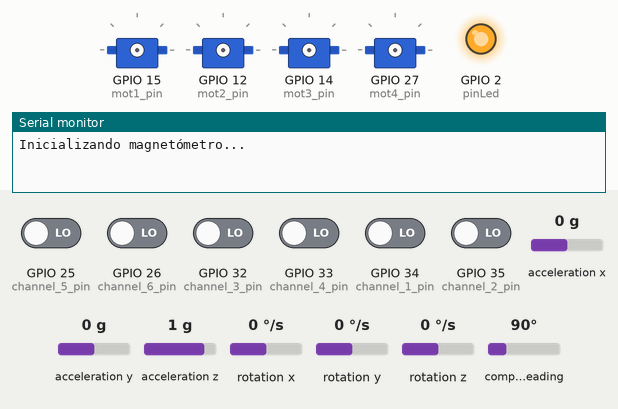
This program was run on a simulated ESP32. Parts: 4 × servo, output pins drawn as LEDs (lit = HIGH), the last lines printed to the serial monitor. Inputs (shaded band) come from the test bench; at power-on: GPIO 25 (channel_5_pin), GPIO 26 (channel_6_pin), GPIO 32 (channel_3_pin), GPIO 33 (channel_4_pin), GPIO 34 (channel_1_pin), GPIO 35 (channel_2_pin) LOW, acceleration x 0 g, acceleration y 0 g, acceleration z 1 g, rotation x 0 °/s, rotation y 0 °/s, rotation z 0 °/s, compass heading 90°.

Above: at 0.1 s.
At 15.6 s:
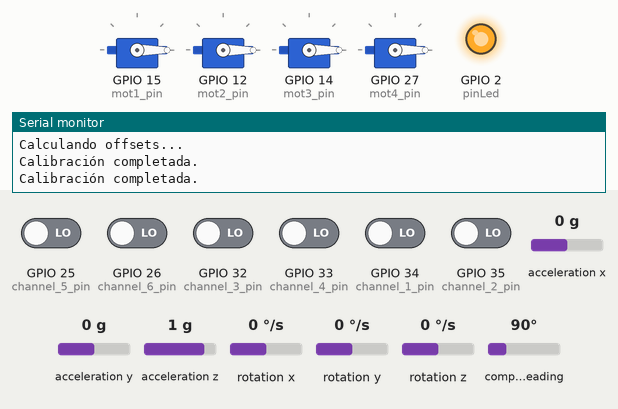
At 24.1 s:
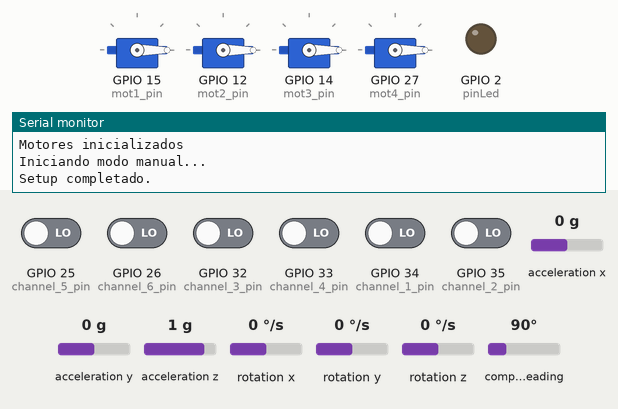
Timing chart, 0 to 25.6 s (numbered marks = the images above):
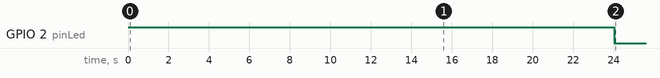

The program:

main.cpp
```cpp
#include <Arduino.h>
#include <Wire.h>
#include "I2Cdev.h"
#include "MPU6050.h"
#include "variables.h"
#include "mpu.h"
#include "piloto_mode.h"
#include "manual_mode.h"
#include "motores.h"
#include <ESP32Servo.h>
#include <VL53L0X.h>

void setup()
{
  Serial.begin(115200);
  pinMode(pinLed, OUTPUT);
  digitalWrite(pinLed, HIGH);
  setupMPU();
  channelInterrupHandler();
  setupMotores();
  setup_manual_mode();
  LoopTimer = micros();
  digitalWrite(pinLed, LOW);
}

void loop()
{
  static uint32_t last_time = 0;
  float dt = (micros() - last_time) / 1e6;
  if (dt < 0.002)
    return; // Esperar a 2ms (500Hz)
  gyro_signals();
  // 2. Ejecutar LQR
  loop_manual_mode(dt);

  last_time = micros();
}
```

manual_mode.cpp
```cpp
#include <Arduino.h>
#include <Wire.h>
#include <ESP32Servo.h>
#include "I2Cdev.h"
#include <VL53L0X.h>
#include "variables.h"
#include "mpu.h"
#include "manual_mode.h"
#include "motores.h"

// Límites de integral por eje (ajustados a las ganancias actuales)
#define MAX_INTEGRAL_ROLL_PITCH 100.0f // Para Ki=0.6: permite τ máximo de ~60
#define MAX_INTEGRAL_YAW 300.0f        // Para Ki=0.1: permite τ máximo de ~30

// === Matrices LQR ===
const float Ki_at[3][3] = {
    {0.6, 0, 0},
    {0, 0.6, 0},
    {0, 0, 0.1}};

const float Kc_at[3][6] = {
    {5.5, 0, 0, 3.6, 0, 0},
    {0, 5.5, 0, 0, 3.6, 0},
    {0, 0, 5.3, 0, 0, 1.6}};

void channelInterrupHandler()
{
    current_time = micros();
    if (digitalRead(channel_1_pin))
    {
        if (last_channel_1 == 0)
        {
            last_channel_1 = 1;
            timer_1 = current_time;
        }
    }
    else if (last_channel_1 == 1)
    {
        last_channel_1 = 0;
        ReceiverValue[0] = current_time - timer_1;
    }
    if (digitalRead(channel_2_pin))
    {
        if (last_channel_2 == 0)
        {
            last_channel_2 = 1;
            timer_2 = current_time;
        }
    }
    else if (last_channel_2 == 1)
    {
        last_channel_2 = 0;
        ReceiverValue[1] = current_time - timer_2;
    }
    if (digitalRead(channel_3_pin))
    {
        if (last_channel_3 == 0)
        {
            last_channel_3 = 1;
            timer_3 = current_time;
        }
    }
    else if (last_channel_3 == 1)
    {
        last_channel_3 = 0;
        ReceiverValue[2] = current_time - timer_3;
    }
    if (digitalRead(channel_4_pin))
    {
        if (last_channel_4 == 0)
        {
            last_channel_4 = 1;
            timer_4 = current_time;
        }
    }
    else if (last_channel_4 == 1)
    {
        last_channel_4 = 0;
        ReceiverValue[3] = current_time - timer_4;
    }
    if (digitalRead(channel_5_pin))
    {
        if (last_channel_5 == 0)
        {
            last_channel_5 = 1;
            timer_5 = current_time;
        }
    }
    else if (last_channel_5 == 1)
    {
        last_channel_5 = 0;
        ReceiverValue[4] = current_time - timer_5;
    }
    if (digitalRead(channel_6_pin))
    {
        if (last_channel_6 == 0)
        {
            last_channel_6 = 1;
            timer_6 = current_time;
        }
    }
    else if (last_channel_6 == 1)
    {
        last_channel_6 = 0;
        ReceiverValue[5] = current_time - timer_6;
    }
}

// === SETUP INICIAL ===
void setup_manual_mode()
{
    pinMode(pinLed, OUTPUT);
    delay(50);
    Serial.begin(115200);
    Serial.println("Iniciando modo manual...");

    pinMode(channel_1_pin, INPUT_PULLUP);
    pinMode(channel_2_pin, INPUT_PULLUP);
    pinMode(channel_3_pin, INPUT_PULLUP);
    pinMode(channel_4_pin, INPUT_PULLUP);
    pinMode(channel_5_pin, INPUT_PULLUP);
    pinMode(channel_6_pin, INPUT_PULLUP);

    attachInterrupt(digitalPinToInterrupt(channel_1_pin), channelInterrupHandler, CHANGE);
    attachInterrupt(digitalPinToInterrupt(channel_2_pin), channelInterrupHandler, CHANGE);
    attachInterrupt(digitalPinToInterrupt(channel_3_pin), channelInterrupHandler, CHANGE);
    attachInterrupt(digitalPinToInterrupt(channel_4_pin), channelInterrupHandler, CHANGE);
    attachInterrupt(digitalPinToInterrupt(channel_5_pin), channelInterrupHandler, CHANGE);
    attachInterrupt(digitalPinToInterrupt(channel_6_pin), channelInterrupHandler, CHANGE);

    Serial.println("Setup completado.");
}

void loop_manual_mode(float dt)
{
    DesiredAngleRoll = 0.1 * (ReceiverValue[0] - 1500);
    DesiredAnglePitch = 0.1 * (ReceiverValue[1] - 1500);
    InputThrottle = ReceiverValue[2];
    DesiredAngleYaw = 0.15 * (ReceiverValue[3] - 1500);

    // 1. PRIMERO: Actualizar las referencias
    phi_ref = DesiredAngleRoll / 2.5;
    theta_ref = DesiredAnglePitch / 2.5;
    psi_ref = DesiredAngleYaw / 2.5;

    // 2. SEGUNDO: Estado del sistema
    float x_c[6] = {AngleRoll, AnglePitch, AngleYaw, gyroRateRoll, gyroRatePitch, RateYaw};

    // 3. TERCERO: Calcular errores
    error_phi = phi_ref - x_c[0];
    error_theta = theta_ref - x_c[1];
    error_psi = psi_ref - x_c[2];

    // 4. CUARTO: Actualizar integrales con saturación específica por eje
    integral_phi = constrain(integral_phi + error_phi * dt, -MAX_INTEGRAL_ROLL_PITCH, MAX_INTEGRAL_ROLL_PITCH);
    integral_theta = constrain(integral_theta + error_theta * dt, -MAX_INTEGRAL_ROLL_PITCH, MAX_INTEGRAL_ROLL_PITCH);
    integral_psi = constrain(integral_psi + error_psi * dt, -MAX_INTEGRAL_YAW, MAX_INTEGRAL_YAW);

    // 5. QUINTO: Control LQR usando las integrales actualizadas
    tau_x = Ki_at[0][0] * integral_phi + Kc_at[0][0] * error_phi - Kc_at[0][3] * x_c[3];
    tau_y = Ki_at[1][1] * integral_theta + Kc_at[1][1] * error_theta - Kc_at[1][4] * x_c[4];
    tau_z = Ki_at[2][2] * integral_psi + Kc_at[2][2] * error_psi - Kc_at[2][5] * x_c[5];

    if (InputThrottle > 1020)
    {
        applyControl(tau_x, tau_y, tau_z);
    }
    else
    {
        applyControl(0, 0, 0);
        apagarMotores();
        // Resetear integrales cuando el throttle está bajo
        integral_phi = integral_theta = integral_psi = 0;
    }
}
```

manual_mode.h
```cpp
#ifndef MANUAL_MODE_H
#define MANUAL_MODE_H

void setup_manual_mode();
void loop_manual_mode(float dt);
void channelInterrupHandler();

#endif
```

motores.cpp
```cpp
#include <Arduino.h>
#include <Wire.h>
#include "I2Cdev.h"
#include "MPU6050.h"
#include <ESP32Servo.h>
#include <piloto_mode.h>
#include "variables.h"
#include "mpu.h"

void setupMotores()
{
    Wire.setClock(400000);
    Wire.begin();
    delay(250);
    Wire.beginTransmission(0x68);
    Wire.write(0x6B);
    Wire.write(0x00);
    Wire.endTransmission();

    ESP32PWM::allocateTimer(0);
    ESP32PWM::allocateTimer(1);
    ESP32PWM::allocateTimer(2);
    ESP32PWM::allocateTimer(3);

    mot1.attach(mot1_pin, 1000, 2000);
    mot2.attach(mot2_pin, 1000, 2000);
    mot3.attach(mot3_pin, 1000, 2000);
    mot4.attach(mot4_pin, 1000, 2000);
    delay(1000);

    mot1.writeMicroseconds(IDLE_PWM);
    mot2.writeMicroseconds(IDLE_PWM);
    mot3.writeMicroseconds(IDLE_PWM);
    mot4.writeMicroseconds(IDLE_PWM);
    delay(2000);

    mot1.attach(mot1_pin, 1000, 2000);
    delay(1000);
    mot1.setPeriodHertz(ESCfreq);
    delay(100);
    mot2.attach(mot2_pin, 1000, 2000);
    delay(1000);
    mot2.setPeriodHertz(ESCfreq);
    delay(100);
    mot3.attach(mot3_pin, 1000, 2000);
    delay(1000);
    mot3.setPeriodHertz(ESCfreq);
    delay(100);
    mot4.attach(mot4_pin, 1000, 2000);
    delay(1000);
    mot4.setPeriodHertz(ESCfreq);
    delay(100);

    mot1.writeMicroseconds(IDLE_PWM);
    mot2.writeMicroseconds(IDLE_PWM);
    mot3.writeMicroseconds(IDLE_PWM);
    mot4.writeMicroseconds(IDLE_PWM);
    delay(2000);
    Serial.println("Motores inicializados");
}

void apagarMotores()
{
    mot1.writeMicroseconds(1000); // Apagar los motores
    mot2.writeMicroseconds(1000);
    mot3.writeMicroseconds(1000);
    mot4.writeMicroseconds(1000);
}

void encenderMotores(int speed)
{
    mot1.writeMicroseconds(speed);
    mot2.writeMicroseconds(speed);
    mot3.writeMicroseconds(speed);
    mot4.writeMicroseconds(speed);
}

// === CONTROL A LOS MOTORES CON SATURACION COLECTIVA ===
void applyControl(float tau_x, float tau_y, float tau_z)
{
    float f[4];
    f[0] = InputThrottle - tau_x - tau_y - tau_z; // pwm1
    f[1] = InputThrottle - tau_x + tau_y + tau_z; // pwm2
    f[2] = InputThrottle + tau_x + tau_y - tau_z; // pwm3
    f[3] = InputThrottle + tau_x - tau_y + tau_z; // pwm4

    const float f_min = 1000.0;
    const float f_max = 1990.0;
    bool saturado = false;

    for (int i = 0; i < 4; i++)
    {
        if (f[i] < f_min || f[i] > f_max)
        {
            saturado = true;
            break;
        }
    }

    if (saturado)
    {
        float max_violation = 0;
        int j = 0;
        for (int i = 0; i < 4; i++)
        {
            float violation = 0;
            if (f[i] > f_max)
                violation = f[i] - f_max;
            else if (f[i] < f_min)
                violation = f_min - f[i];

            if (violation > max_violation)
            {
                max_violation = violation;
                j = i;
            }
        }

        float gamma = 1.0;
        if (f[j] > f_max)
            gamma = f_max / f[j];
        else if (f[j] < f_min)
            gamma = f_min / f[j];

        for (int i = 0; i < 4; i++)
        {
            f[i] *= gamma;
        }
    }

    // Recorte final por seguridad
    MotorInput1 = constrain(f[0], f_min, f_max);
    MotorInput2 = constrain(f[1], f_min, f_max);
    MotorInput3 = constrain(f[2], f_min, f_max);
    MotorInput4 = constrain(f[3], f_min, f_max);

    mot1.writeMicroseconds(round(MotorInput1));
    mot2.writeMicroseconds(round(MotorInput2));
    mot3.writeMicroseconds(round(MotorInput3));
    mot4.writeMicroseconds(round(MotorInput4));
}
```

motores.h
```cpp
#ifndef MOTORES_H
#define MOTORES_H

void setupMotores();
void encenderMotores(int speed);
void apagarMotores();
void loopMotores();
void applyControl(float tau_x, float tau_y, float tau_z);

#endif
```

mpu.cpp
```cpp
#include <Arduino.h>
#include <Wire.h>
#include <QMC5883LCompass.h>
#include <MPU6050.h>
#include "variables.h"
#include "mpu.h"

QMC5883LCompass compass;
MPU6050 mpu;

int yawOffset = 0;
const int YAW_FILTER_SIZE = 5;
float yawHistory[YAW_FILTER_SIZE] = {0};
int yawIndex = 0;
const float MAG_THRESHOLD = 1500.0; // Ajustar según pruebas

// Variable para umbral de compensación configurable
static float compensationThreshold = 2.0; // Grados mínimos para activar compensación

// Función para el filtro de Kalman (roll)
double Kalman_filter(Kalman &kf, float newAngle, float newRate, float dt)
{
  // Predicción:
  double rate = newRate - kf.bias;
  kf.angle += dt * rate;

  // Actualización de la matriz de error
  kf.P[0][0] += dt * (dt * kf.P[1][1] - kf.P[0][1] - kf.P[1][0] + Q_angle);
  kf.P[0][1] -= dt * kf.P[1][1];
  kf.P[1][0] -= dt * kf.P[1][1];
  kf.P[1][1] += Q_bias * dt;

  // Medición:
  float S = kf.P[0][0] + R_measure;
  float K0 = kf.P[0][0] / S;
  float K1 = kf.P[1][0] / S;

  // Actualización con la medición (newAngle)
  float y = newAngle - kf.angle;
  kf.angle += K0 * y;
  kf.bias += K1 * y;

  // Actualizar la matriz de covarianza
  double P00_temp = kf.P[0][0];
  double P01_temp = kf.P[0][1];

  kf.P[0][0] -= K0 * P00_temp;
  kf.P[0][1] -= K0 * P01_temp;
  kf.P[1][0] -= K1 * P00_temp;
  kf.P[1][1] -= K1 * P01_temp;

  return kf.angle;
}

void gyro_signals(void)
{
  Wire.beginTransmission(0x68);
  Wire.write(0x1A);
  Wire.write(0x05);
  Wire.endTransmission();
  Wire.beginTransmission(0x68);
  Wire.write(0x1C);
  Wire.write(0x10);
  Wire.endTransmission();
  Wire.beginTransmission(0x68);
  Wire.write(0x3B);
  Wire.endTransmission();
  Wire.requestFrom(0x68, 6);
  int16_t AccXLSB = Wire.read() << 8 | Wire.read();
  int16_t AccYLSB = Wire.read() << 8 | Wire.read();
  int16_t AccZLSB = Wire.read() << 8 | Wire.read();
  Wire.beginTransmission(0x68);
  Wire.write(0x1B);
  Wire.write(0x8);
  Wire.endTransmission();
  Wire.beginTransmission(0x68);
  Wire.write(0x43);
  Wire.endTransmission();
  Wire.requestFrom(0x68, 6);
  int16_t GyroX = Wire.read() << 8 | Wire.read();
  int16_t GyroY = Wire.read() << 8 | Wire.read();
  int16_t GyroZ = Wire.read() << 8 | Wire.read();

  gyroRateRoll = GyroX / 131.0;
  gyroRatePitch = GyroY / 131.0;
  RateYaw = GyroZ / 131.0;

  AccX = (float)AccXLSB / 16384;
  AccY = (float)AccYLSB / 16384;
  AccZ = (float)AccZLSB / 16384;

  AngleRoll_est = atan(AccY / sqrt(AccX * AccX + AccZ * AccZ)) * 1 / (3.142 / 180);
  AnglePitch_est = -atan(AccX / sqrt(AccY * AccY + AccZ * AccZ)) * 1 / (3.142 / 180);

  // Cálculo del ángulo estimado a partir del acelerómetro (usando atan2 puede ser más robusto)
  accAngleRoll = atan2(AccY, sqrt(AccX * AccX + AccZ * AccZ)) * 180.0 / PI;
  accAnglePitch = -atan2(AccX, sqrt(AccY * AccY + AccZ * AccZ)) * 180.0 / PI;

  // Utiliza las tasas del giroscopio
  float gyroRateRoll_local = gyroRateRoll;
  float gyroRatePitch_local = gyroRatePitch;

  // Actualización del filtro de Kalman para cada eje
  AngleRoll = Kalman_filter(kalmanRoll, AngleRoll_est, gyroRateRoll_local, dt);
  AnglePitch = Kalman_filter(kalmanPitch, AnglePitch_est, gyroRatePitch_local, dt);

  // Integración de la tasa de Yaw para obtener el ángulo (¡puede haber drift!)
  yaw += RateYaw * dt;
  yaw = 0.98 * yaw + 0.02 * (RateYaw * dt);
  AngleYaw = Kalman_filter(kalmanYaw, yaw, RateYaw, dt);
}

void loop_yaw()
{
  compass.read();
  float heading = compass.getAzimuth() * PI / 180.0; // Ángulo Yaw absoluto del magnetómetro (convertido a radianes)

  // Normalizar el heading entre 0 y 2*PI
  if (heading < 0)
    heading += 2 * PI;
  if (heading > 2 * PI)
    heading -= 2 * PI;

  // Fusión sensor con filtro complementario - más peso al magnetómetro para corregir drift
  // AngleYaw = 0.50 * (yaw + RateYaw * dt) + 0.50 * heading;
}

void setupMPU()
{
  Serial.begin(115200);
  Wire.begin(21, 22); // SDA = GPIO21, SCL = GPIO22

  // Inicializar magnetómetro
  compass.init();
  Serial.println("Inicializando magnetómetro...");

  // Verificar si el magnetómetro responde
  compass.read();

  mpu.initialize();
  // Calibración automática al inicio
  compass.setCalibration(-1767, 1345, -1503, 1199, -1325, 1567);
  delay(2000); // Esperar estabilización

  calibrateSensors();
  Serial.println("Calibración completada.");
}

// === CALIBRACIÓN DEL MPU6050 ===
void calibrateSensors()
{
  Serial.println("\nCalibrando sensores...");

  accelgyro.setXAccelOffset(0);
  accelgyro.setYAccelOffset(0);
  accelgyro.setZAccelOffset(0);
  accelgyro.setXGyroOffset(0);
  accelgyro.setYGyroOffset(0);
  accelgyro.setZGyroOffset(0);

  meansensors();
  Serial.println("\nCalculando offsets...");
  calibration();

  accelgyro.setXAccelOffset(ax_offset);
  accelgyro.setYAccelOffset(ay_offset);
  accelgyro.setZAccelOffset(az_offset);
  accelgyro.setXGyroOffset(gx_offset);
  accelgyro.setYGyroOffset(gy_offset);
  accelgyro.setZGyroOffset(gz_offset);

  Serial.println("Calibración completada.");
}

void meansensors()
{
  long i = 0, buff_ax = 0, buff_ay = 0, buff_az = 0, buff_gx = 0, buff_gy = 0, buff_gz = 0;
  while (i < (buffersize + 101))
  {
    accelgyro.getMotion6(&ax, &ay, &az, &gx, &gy, &gz);
    if (i > 100 && i <= (buffersize + 100))
    {
      buff_ax += ax;
      buff_ay += ay;
      buff_az += az;
      buff_gx += gx;
      buff_gy += gy;
      buff_gz += gz;
    }
    i++;
    delay(2);
  }

  mean_ax = buff_ax / buffersize;
  mean_ay = buff_ay / buffersize;
  mean_az = buff_az / buffersize;
  mean_gx = buff_gx / buffersize;
  mean_gy = buff_gy / buffersize;
  mean_gz = buff_gz / buffersize;
}

void calibration()
{
  ax_offset = -mean_ax / 8;
  ay_offset = -mean_ay / 8;
  az_offset = (16384 - mean_az) / 8;

  gx_offset = -mean_gx / 4;
  gy_offset = -mean_gy / 4;
  gz_offset = -mean_gz / 4;

  while (1)
  {
    int ready = 0;
    accelgyro.setXAccelOffset(ax_offset);
    accelgyro.setYAccelOffset(ay_offset);
    accelgyro.setZAccelOffset(az_offset);
    accelgyro.setXGyroOffset(gx_offset);
    accelgyro.setYGyroOffset(gy_offset);
    accelgyro.setZGyroOffset(gz_offset);

    meansensors();

    if (abs(mean_ax) <= acel_deadzone)
      ready++;
    else
      ax_offset -= mean_ax / acel_deadzone;

    if (abs(mean_ay) <= acel_deadzone)
      ready++;
    else
      ay_offset -= mean_ay / acel_deadzone;

    if (abs(16384 - mean_az) <= acel_deadzone)
      ready++;
    else
      az_offset += (16384 - mean_az) / acel_deadzone;

    if (abs(mean_gx) <= giro_deadzone)
      ready++;
    else
      gx_offset -= mean_gx / (giro_deadzone + 1);

    if (abs(mean_gy) <= giro_deadzone)
      ready++;
    else
      gy_offset -= mean_gy / (giro_deadzone + 1);

    if (abs(mean_gz) <= giro_deadzone)
      ready++;
    else
      gz_offset -= mean_gz / (giro_deadzone + 1);

    if (ready == 6)
      break;
  }
}
```

mpu.h
```cpp
#ifndef MPU_H
#define MPU_H

void kalmanUpdateRoll(float accAngleRoll, float gyroRateRoll);
void kalmanUpdatePitch(float accAnglePitch, float gyroRatePitch);
void mpu_signals();
void setupMPU();
void loop_yaw();
void gyro_signals();
void calibrateSensors();
void meansensors();
void calibration();
void initializeQuaternions();

#endif
```

piloto_mode.h
```cpp
#ifndef PILOTE_MODE_H
#define PILOTE_MODE_H

void setup_pilote_mode();
void loop_pilote_mode(float dt);
void calibrateSensors();
void applyControl(float tau_x, float tau_y, float tau_z);
void meansensors();
void calibration();

// Declare T as an external variable
extern float T;

#endif // PILOTE_MODE_H
```

Source omitted: piloto_mode.cpp (2753 bytes), variables.cpp (5628 bytes), variables.h (6444 bytes)
